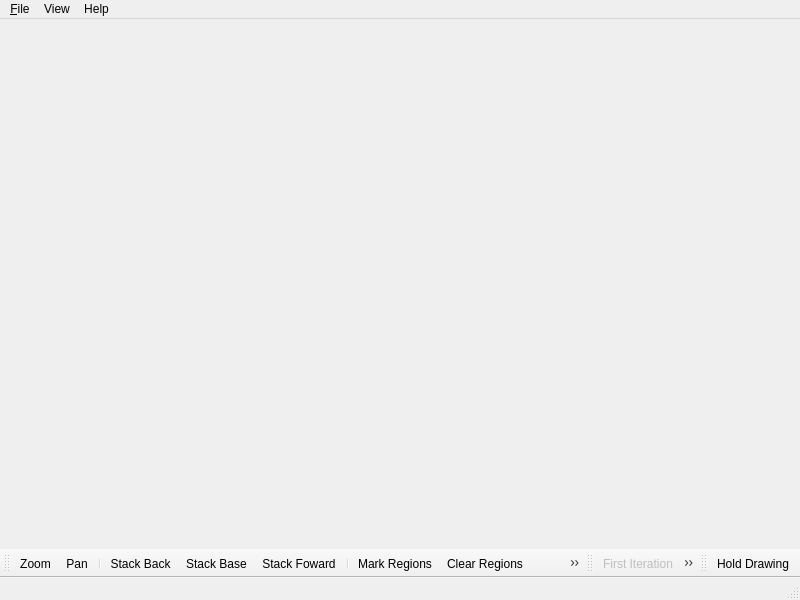
<ui version="4.0" >
 <class>PlotterWindow</class>
 <widget class="QMainWindow" name="PlotterWindow" >
  <property name="geometry" >
   <rect>
    <x>0</x>
    <y>0</y>
    <width>800</width>
    <height>600</height>
   </rect>
  </property>
  <property name="sizePolicy" >
   <sizepolicy vsizetype="Preferred" hsizetype="Minimum" >
    <horstretch>0</horstretch>
    <verstretch>0</verstretch>
   </sizepolicy>
  </property>
  <property name="minimumSize" >
   <size>
    <width>0</width>
    <height>600</height>
   </size>
  </property>
  <property name="windowTitle" >
   <string>PlotMS</string>
  </property>
  <property name="windowIcon" >
   <iconset resource="PlotMSPlotter.qrc" >:/images/images/plotms.png</iconset>
  </property>
  <widget class="QWidget" name="centralwidget" >
   <layout class="QGridLayout" >
    <property name="leftMargin" >
     <number>3</number>
    </property>
    <property name="topMargin" >
     <number>3</number>
    </property>
    <property name="rightMargin" >
     <number>3</number>
    </property>
    <property name="bottomMargin" >
     <number>3</number>
    </property>
    <property name="horizontalSpacing" >
     <number>3</number>
    </property>
    <property name="verticalSpacing" >
     <number>3</number>
    </property>
   </layout>
  </widget>
  <widget class="QMenuBar" name="menubar" >
   <property name="geometry" >
    <rect>
     <x>0</x>
     <y>0</y>
     <width>800</width>
     <height>25</height>
    </rect>
   </property>
   <widget class="QMenu" name="menuFile" >
    <property name="title" >
     <string>&amp;File</string>
    </property>
    <addaction name="actionQuit" />
   </widget>
   <widget class="QMenu" name="menuView" >
    <property name="title" >
     <string>View</string>
    </property>
    <widget class="QMenu" name="menuToolBars" >
     <property name="title" >
      <string>ToolBars</string>
     </property>
     <addaction name="actionToolsToolBar" />
     <addaction name="actionIterationToolbar" />
     <addaction name="actionDisplayToolbar" />
    </widget>
    <addaction name="menuToolBars" />
   </widget>
   <widget class="QMenu" name="menuHelp" >
    <property name="title" >
     <string>Help</string>
    </property>
    <addaction name="actionAbout" />
    <addaction name="actionAboutQt" />
   </widget>
   <addaction name="menuFile" />
   <addaction name="menuView" />
   <addaction name="menuHelp" />
  </widget>
  <widget class="QStatusBar" name="statusbar" />
  <widget class="QToolBar" name="toolsToolBar" >
   <property name="windowTitle" >
    <string>Tools ToolBar</string>
   </property>
   <attribute name="toolBarArea" >
    <enum>BottomToolBarArea</enum>
   </attribute>
   <attribute name="toolBarBreak" >
    <bool>false</bool>
   </attribute>
   <addaction name="actionZoom" />
   <addaction name="actionPan" />
   <addaction name="separator" />
   <addaction name="actionStackBack" />
   <addaction name="actionStackBase" />
   <addaction name="actionStackForward" />
   <addaction name="separator" />
   <addaction name="actionMarkRegions" />
   <addaction name="actionClearRegions" />
   <addaction name="actionFlag" />
   <addaction name="actionUnflag" />
   <addaction name="actionLocate" />
  </widget>
  <widget class="QToolBar" name="iterationToolBar" >
   <property name="windowTitle" >
    <string>Iteration ToolBar</string>
   </property>
   <attribute name="toolBarArea" >
    <enum>BottomToolBarArea</enum>
   </attribute>
   <attribute name="toolBarBreak" >
    <bool>false</bool>
   </attribute>
   <addaction name="actionIterFirst" />
   <addaction name="actionIterPrev" />
   <addaction name="actionIterNext" />
   <addaction name="actionIterLast" />
  </widget>
  <widget class="QToolBar" name="displayToolBar" >
   <property name="windowTitle" >
    <string>Display ToolBar</string>
   </property>
   <attribute name="toolBarArea" >
    <enum>BottomToolBarArea</enum>
   </attribute>
   <attribute name="toolBarBreak" >
    <bool>false</bool>
   </attribute>
   <addaction name="actionHoldRelease" />
  </widget>
  <action name="actionQuit" >
   <property name="icon" >
    <iconset resource="PlotMSPlotter.qrc" >:/actions/images/quit.png</iconset>
   </property>
   <property name="text" >
    <string>&amp;Quit</string>
   </property>
  </action>
  <action name="actionClearRegions" >
   <property name="icon" >
    <iconset resource="PlotMSPlotter.qrc" >:/actions/images/clear.png</iconset>
   </property>
   <property name="text" >
    <string>Clear Regions</string>
   </property>
  </action>
  <action name="actionFlag" >
   <property name="icon" >
    <iconset resource="PlotMSPlotter.qrc" >:/actions/images/flag.png</iconset>
   </property>
   <property name="text" >
    <string>Flag</string>
   </property>
  </action>
  <action name="actionUnflag" >
   <property name="icon" >
    <iconset resource="PlotMSPlotter.qrc" >:/actions/images/unflag.png</iconset>
   </property>
   <property name="text" >
    <string>Unflag</string>
   </property>
  </action>
  <action name="actionLocate" >
   <property name="icon" >
    <iconset resource="PlotMSPlotter.qrc" >:/actions/images/locate.png</iconset>
   </property>
   <property name="text" >
    <string>Locate</string>
   </property>
  </action>
  <action name="actionIterNext" >
   <property name="enabled" >
    <bool>false</bool>
   </property>
   <property name="icon" >
    <iconset resource="PlotMSPlotter.qrc" >:/actions/images/next.png</iconset>
   </property>
   <property name="text" >
    <string>Next Iteration</string>
   </property>
  </action>
  <action name="actionIterPrev" >
   <property name="enabled" >
    <bool>false</bool>
   </property>
   <property name="icon" >
    <iconset resource="PlotMSPlotter.qrc" >:/actions/images/prev.png</iconset>
   </property>
   <property name="text" >
    <string>Previous Iteration</string>
   </property>
  </action>
  <action name="actionToolsToolBar" >
   <property name="checkable" >
    <bool>true</bool>
   </property>
   <property name="checked" >
    <bool>true</bool>
   </property>
   <property name="icon" >
    <iconset resource="PlotMSPlotter.qrc" >:/menu/images/tools_toolbar.png</iconset>
   </property>
   <property name="text" >
    <string>Tools</string>
   </property>
  </action>
  <action name="actionAbout" >
   <property name="icon" >
    <iconset resource="PlotMSPlotter.qrc" >:/menu/images/about.png</iconset>
   </property>
   <property name="text" >
    <string>About</string>
   </property>
  </action>
  <action name="actionAboutQt" >
   <property name="icon" >
    <iconset resource="PlotMSPlotter.qrc" >:/menu/images/about_qt.png</iconset>
   </property>
   <property name="text" >
    <string>About Qt</string>
   </property>
  </action>
  <action name="actionMarkRegions" >
   <property name="checkable" >
    <bool>true</bool>
   </property>
   <property name="icon" >
    <iconset resource="PlotMSPlotter.qrc" >:/actions/images/mark.png</iconset>
   </property>
   <property name="text" >
    <string>Mark Regions</string>
   </property>
  </action>
  <action name="actionZoom" >
   <property name="checkable" >
    <bool>true</bool>
   </property>
   <property name="icon" >
    <iconset resource="PlotMSPlotter.qrc" >:/actions/images/zoom.png</iconset>
   </property>
   <property name="text" >
    <string>Zoom</string>
   </property>
  </action>
  <action name="actionPan" >
   <property name="checkable" >
    <bool>true</bool>
   </property>
   <property name="icon" >
    <iconset resource="PlotMSPlotter.qrc" >:/actions/images/pan.png</iconset>
   </property>
   <property name="text" >
    <string>Pan</string>
   </property>
  </action>
  <action name="actionStackBase" >
   <property name="icon" >
    <iconset resource="PlotMSPlotter.qrc" >:/actions/images/stack_base.png</iconset>
   </property>
   <property name="text" >
    <string>Stack Base</string>
   </property>
  </action>
  <action name="actionStackBack" >
   <property name="icon" >
    <iconset resource="PlotMSPlotter.qrc" >:/actions/images/stack_back.png</iconset>
   </property>
   <property name="text" >
    <string>Stack Back</string>
   </property>
  </action>
  <action name="actionStackForward" >
   <property name="icon" >
    <iconset resource="PlotMSPlotter.qrc" >:/actions/images/stack_forward.png</iconset>
   </property>
   <property name="text" >
    <string>Stack Foward</string>
   </property>
  </action>
  <action name="actionClearPlots" >
   <property name="icon" >
    <iconset resource="PlotMSPlotter.qrc" >:/actions/images/clear_plot.png</iconset>
   </property>
   <property name="text" >
    <string>Clear Plots</string>
   </property>
  </action>
  <action name="actionIterationToolbar" >
   <property name="checkable" >
    <bool>true</bool>
   </property>
   <property name="checked" >
    <bool>true</bool>
   </property>
   <property name="icon" >
    <iconset resource="PlotMSPlotter.qrc" >:/menu/images/iteration_toolbar.png</iconset>
   </property>
   <property name="text" >
    <string>Iteration</string>
   </property>
  </action>
  <action name="actionIterFirst" >
   <property name="enabled" >
    <bool>false</bool>
   </property>
   <property name="icon" >
    <iconset resource="PlotMSPlotter.qrc" >:/actions/images/first.png</iconset>
   </property>
   <property name="text" >
    <string>First Iteration</string>
   </property>
  </action>
  <action name="actionIterLast" >
   <property name="enabled" >
    <bool>false</bool>
   </property>
   <property name="icon" >
    <iconset resource="PlotMSPlotter.qrc" >:/actions/images/last.png</iconset>
   </property>
   <property name="text" >
    <string>Last Iteration</string>
   </property>
  </action>
  <action name="actionHoldRelease" >
   <property name="checkable" >
    <bool>true</bool>
   </property>
   <property name="text" >
    <string>Hold Drawing</string>
   </property>
  </action>
  <action name="actionDisplayToolbar" >
   <property name="checkable" >
    <bool>true</bool>
   </property>
   <property name="checked" >
    <bool>true</bool>
   </property>
   <property name="icon" >
    <iconset resource="PlotMSPlotter.qrc" >:/menu/images/display_toolbar.png</iconset>
   </property>
   <property name="text" >
    <string>Display</string>
   </property>
  </action>
  <action name="actionTrackerHover" >
   <property name="checkable" >
    <bool>true</bool>
   </property>
   <property name="text" >
    <string>Tracker Hover</string>
   </property>
  </action>
  <action name="actionTrackerDisplay" >
   <property name="checkable" >
    <bool>true</bool>
   </property>
   <property name="text" >
    <string>Tracker Display</string>
   </property>
  </action>
  <action name="actionCacheLoad" >
   <property name="text" >
    <string>Load Axes</string>
   </property>
  </action>
  <action name="actionCacheRelease" >
   <property name="enabled" >
    <bool>false</bool>
   </property>
   <property name="text" >
    <string>Release Axes</string>
   </property>
  </action>
  <action name="actionPlotExport" >
   <property name="text" >
    <string>Export</string>
   </property>
  </action>
  <action name="actionAnnotate" >
   <property name="checkable" >
    <bool>true</bool>
   </property>
   <property name="enabled" >
    <bool>false</bool>
   </property>
   <property name="text" >
    <string>Annotate</string>
   </property>
  </action>
  <action name="actionAnnotateText" >
   <property name="checkable" >
    <bool>true</bool>
   </property>
   <property name="enabled" >
    <bool>false</bool>
   </property>
   <property name="icon" >
    <iconset resource="PlotMSPlotter.qrc" >:/actions/images/annotate_text.png</iconset>
   </property>
   <property name="text" >
    <string>Annotate Text</string>
   </property>
  </action>
  <action name="actionAnnotateRectangle" >
   <property name="checkable" >
    <bool>true</bool>
   </property>
   <property name="enabled" >
    <bool>false</bool>
   </property>
   <property name="icon" >
    <iconset resource="PlotMSPlotter.qrc" >:/actions/images/annotate_rectangle.png</iconset>
   </property>
   <property name="text" >
    <string>Annotate Rectangle</string>
   </property>
  </action>
 </widget>
 <resources>
  <include location="PlotMSPlotter.qrc" />
 </resources>
 <connections>
  <connection>
   <sender>actionToolsToolBar</sender>
   <signal>toggled(bool)</signal>
   <receiver>toolsToolBar</receiver>
   <slot>setVisible(bool)</slot>
   <hints>
    <hint type="sourcelabel" >
     <x>-1</x>
     <y>-1</y>
    </hint>
    <hint type="destinationlabel" >
     <x>398</x>
     <y>573</y>
    </hint>
   </hints>
  </connection>
  <connection>
   <sender>actionIterationToolbar</sender>
   <signal>toggled(bool)</signal>
   <receiver>iterationToolBar</receiver>
   <slot>setVisible(bool)</slot>
   <hints>
    <hint type="sourcelabel" >
     <x>-1</x>
     <y>-1</y>
    </hint>
    <hint type="destinationlabel" >
     <x>559</x>
     <y>558</y>
    </hint>
   </hints>
  </connection>
  <connection>
   <sender>actionDisplayToolbar</sender>
   <signal>toggled(bool)</signal>
   <receiver>displayToolBar</receiver>
   <slot>setVisible(bool)</slot>
   <hints>
    <hint type="sourcelabel" >
     <x>-1</x>
     <y>-1</y>
    </hint>
    <hint type="destinationlabel" >
     <x>679</x>
     <y>558</y>
    </hint>
   </hints>
  </connection>
 </connections>
</ui>
